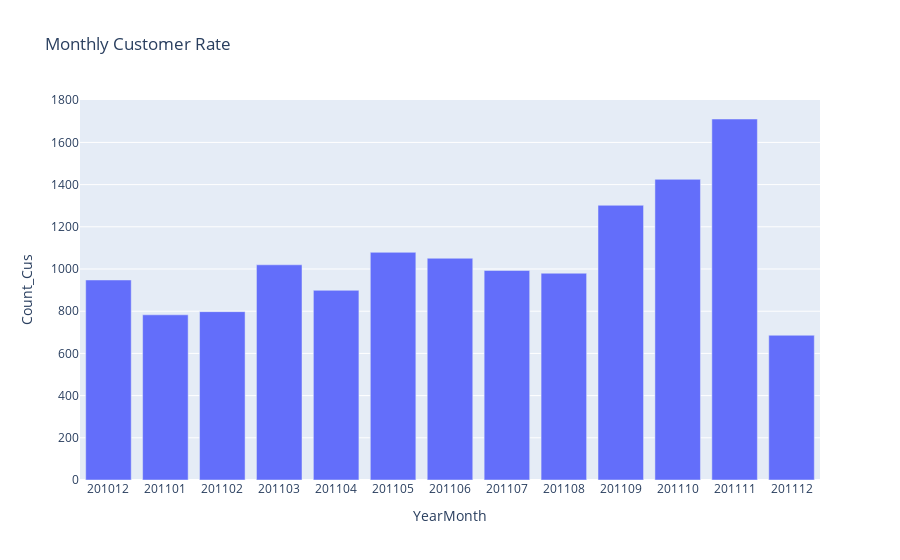

Write notebook code for a chart like this one.
### Code cell
plot_data = [
    go.Bar(
        x = df_ct_month["YearMonth"],
        y = df_ct_month["Count_Cus"],
    )
]
plot_layout = go.Layout(
    xaxis={"type":"category"},
    title = "Monthly Customer Rate"
)
fig = go.Figure(data=plot_data, layout=plot_layout)
fig.update_xaxes(title_text="YearMonth")
fig.update_yaxes(title_text="Count_Cus")
fig.show()

### Figure 1 — Plotly figure (JSON) as saved in the notebook; plotly's stock layout.template omitted (floating-point values rounded to 4 significant figures)
{"data": [{"type": "bar", "x": [201012, 201101, 201102, 201103, 201104, 201105, 201106, 201107, 201108, 201109, 201110, 201111, 201112], "y": [948, 783, 798, 1020, 899, 1079, 1051, 993, 980, 1302, 1425, 1711, 686]}], "layout": {"title": {"text": "Monthly Customer Rate"}, "xaxis": {"title": {"text": "YearMonth"}, "type": "category"}, "yaxis": {"title": {"text": "Count_Cus"}}}}
